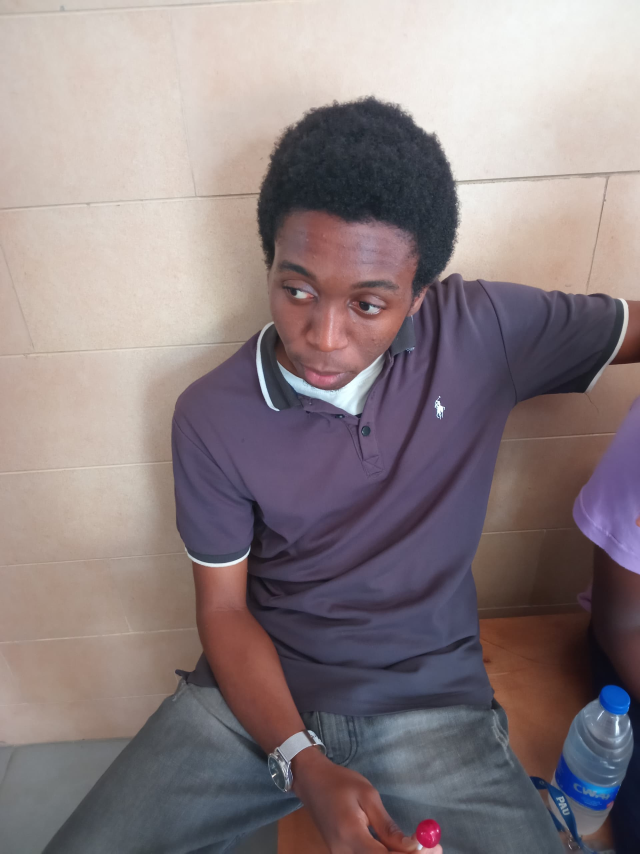
#> input picture week_2/img/igho_1.jpg, 1920 x 2560 px (shown at 1/3 size)
$ jupyter execute practice_2.ipynb
#> lines starting #> are read from the running program, lines starting #| are printed output that depends on the picture
[cell 1]
import cv2 as cv
import os
dir_img = r'C:\Users\USER\Documents\YEAR_4\2nd_Semester\CSC418\milobaCSC418\week_2\img'
dir_file = r'C:\Users\USER\Documents\YEAR_4\2nd_Semester\CSC418\milobaCSC418\week_2'
os.chdir(dir_file)

[cell 2]
img1 = cv.imread('img/igho_1.jpg')
#> img1 is the input picture: shape (2560, 1920, 3); mean B, G, R 129.7, 127.3, 139.8
img2 = cv.imread('img/igho_2.jpg')
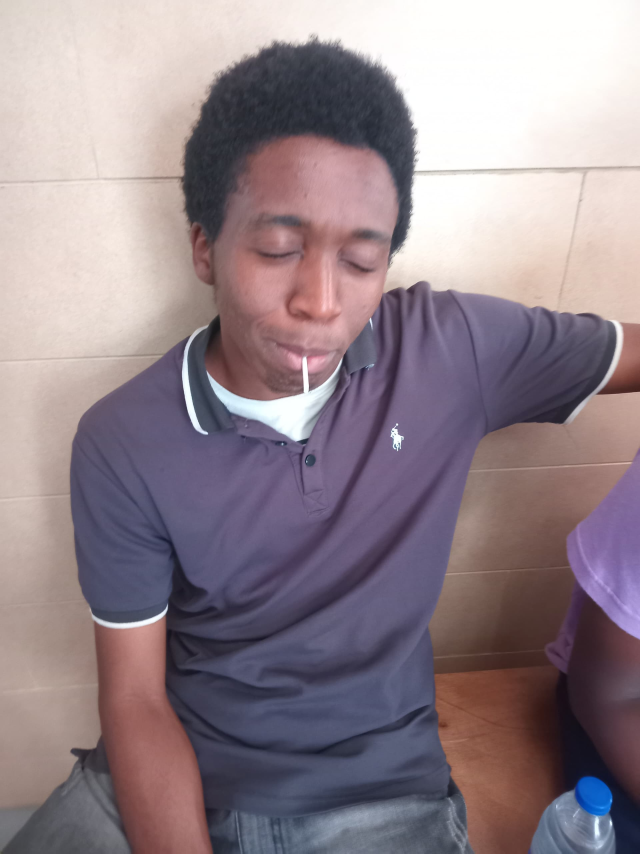
#> input picture week_2/img/igho_2.jpg, 1920 x 2560 px (shown at 1/3 size)
#> img2 is the input picture: shape (2560, 1920, 3); mean B, G, R 139.2, 131.7, 146.4

img1 = cv.resize(img1, (500, 400))
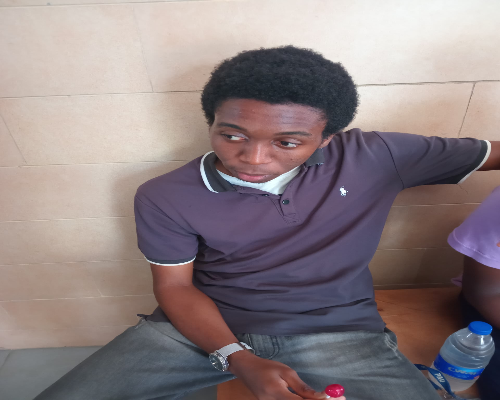
#> img1: shape (400, 500, 3); mean B, G, R 129.7, 127.2, 139.8
img2 = cv.resize(img2, (500, 400))
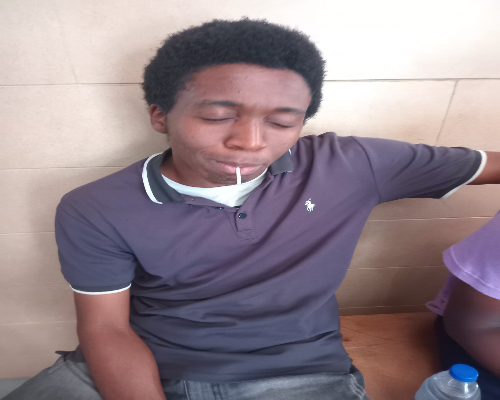
#> img2: shape (400, 500, 3); mean B, G, R 139.1, 131.7, 146.3


addImage = cv.addWeighted(img1, 0.3, img2, 0.5, 0)
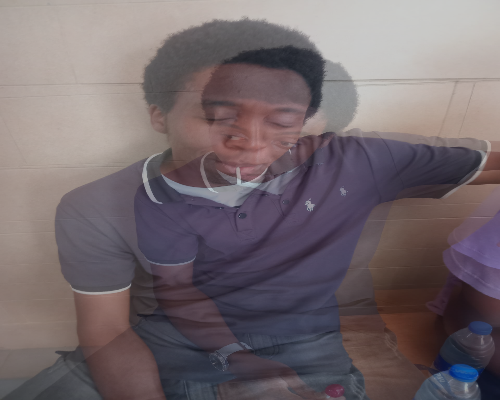
#> addImage: shape (400, 500, 3); mean B, G, R 108.5, 104, 115.1

#sub = cv.subtract(img1, img2)

cv.imshow('Weighted Image', addImage)

if cv.waitKey(0) & 0xff == 27:
#> (key Esc is pressed here)
    cv.destroyAllWindows()
